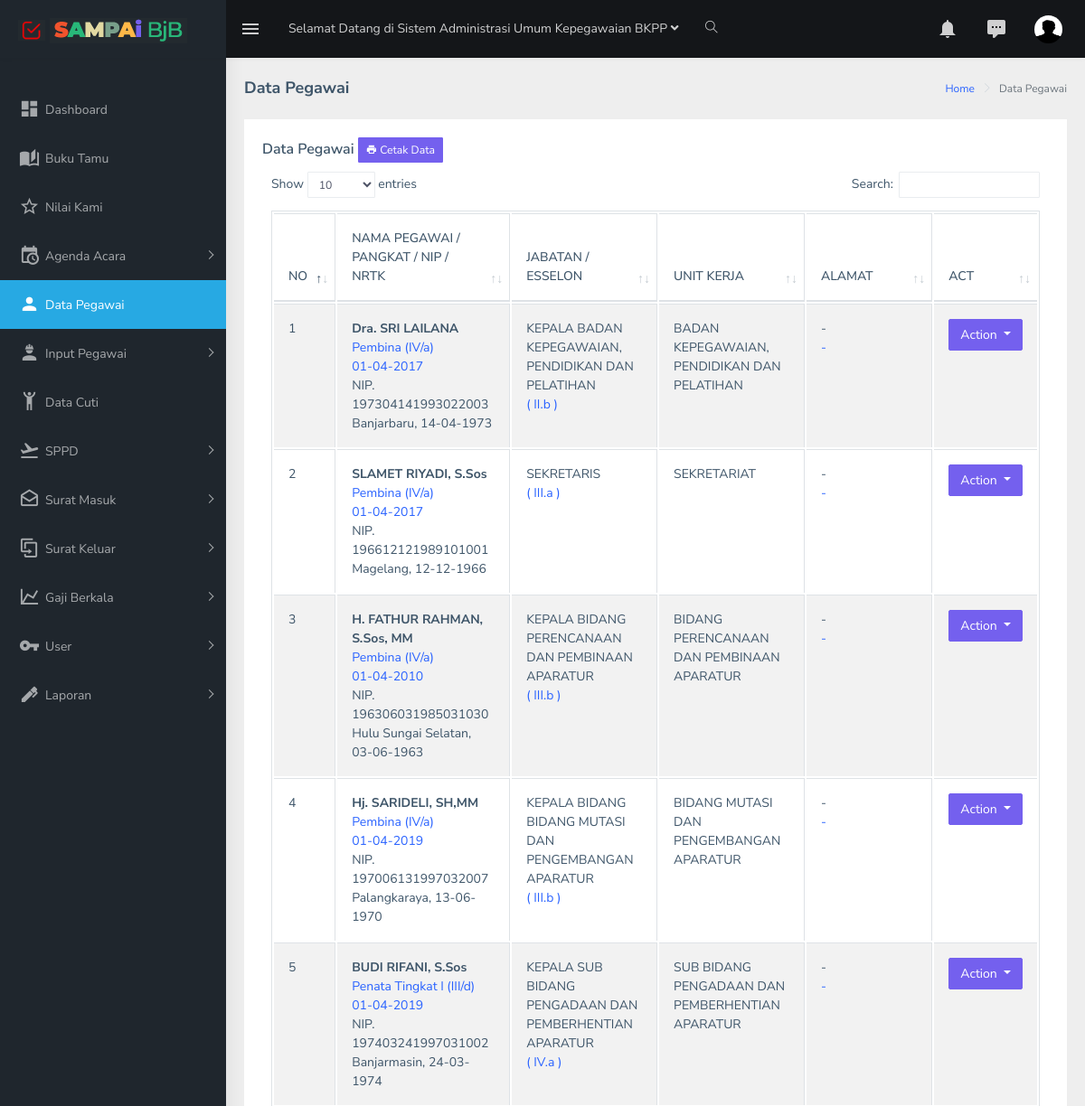
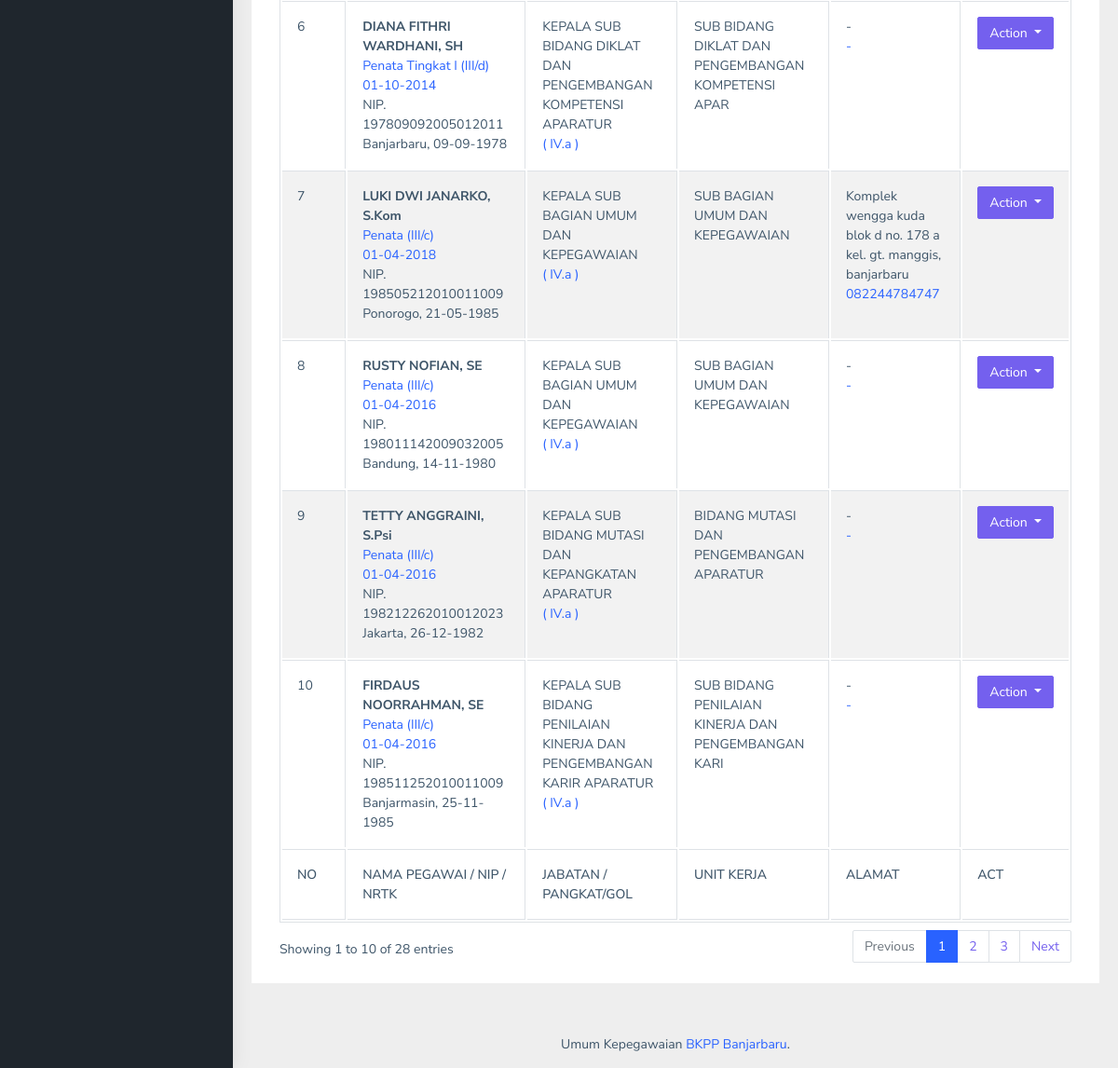
/data-pegawai.php (signed in), run on the app's committed database (2 pictures, top to bottom).
### tables this page shows
CREATE TABLE `users` (
  `id` int(10) NOT NULL auto_increment,
  `nama` varchar(30) NOT NULL,
  `pswd` varchar(1000) NOT NULL,
  `email` varchar(40) NOT NULL,
  `pertanyaan` varchar(1000) NOT NULL,
  `jawaban` varchar(1000) NOT NULL,
  `key_forgot` varchar(1000) NOT NULL,
  `lokasi_ad` varchar(200) NOT NULL,
  `kategori` varchar(20) NOT NULL,
  `id_skpd` varchar(15) NOT NULL,
  `tgl` varchar(30) NOT NULL,
  PRIMARY KEY  (`id`),
  UNIQUE KEY `email` (`email`)
);

CREATE TABLE `pegawai` (
  `id_pegawai` int(10) NOT NULL auto_increment,
  `gelar_dpn` varchar(20) NOT NULL,
  `nama` varchar(50) NOT NULL,
  `gelar_blk` varchar(20) NOT NULL,
  `nama_p` varchar(50) NOT NULL,
  `nip` varchar(30) NOT NULL,
  `tempat_lahir` varchar(100) NOT NULL,
  `tgl_lahir` varchar(12) NOT NULL,
  `golongan` varchar(27) NOT NULL,
  `tmt` varchar(12) NOT NULL,
  `id_jabatan` varchar(10) NOT NULL,
  `jabatan` varchar(100) NOT NULL,
  `eselon` varchar(20) NOT NULL,
  `unit_kerja` varchar(100) NOT NULL,
  `kelamin` varchar(15) NOT NULL,
  `gol_darah` varchar(3) NOT NULL,
  `no_telp` varchar(30) NOT NULL,
  `alamat` text NOT NULL,
  `admin` varchar(40) NOT NULL,
  `tgl` varchar(20) NOT NULL,
  `lokasi` varchar(250) NOT NULL,
  `id_atasan` varchar(40) NOT NULL,
  `level` varchar(2) NOT NULL,
  `status` varchar(2) NOT NULL,
  `nrtk` varchar(30) NOT NULL,
  PRIMARY KEY  (`id_pegawai`),
  UNIQUE KEY `nip` (`nip`)
);

CREATE TABLE `tb_golongan` (
  `id_gol` int(3) NOT NULL auto_increment,
  `golongan` varchar(40) NOT NULL,
  PRIMARY KEY  (`id_gol`)
);

### assets/include/session.php (called while the page is built, shortened)
<?php
include "koneksi.php";
if (isset($_SESSION['session_login_by_id']))
{
	$user_id = $_SESSION['session_login_by_id'];
	$sql_0 			= "select * from users where id='$user_id'";
	$sql 			= mysqli_query($conn, $sql_0);
	$data 			= mysqli_fetch_array($sql);
	$lokasi_pict 	= $data['lokasi_ad'];
}
else
{
	header("location:login.php");
	exit();
}
?>

### data-pegawai.php (the view, shortened to what this page needs)
<?PHP
include "assets/include/session.php";
include "assets/include/koneksi.php";
?><!DOCTYPE html>
<html dir="ltr" lang="en">
<head>
    <link href="assets/libs/flot/css/float-chart.css" rel="stylesheet">
	<link rel="stylesheet" type="text/css" href="assets/extra-libs/multicheck/multicheck.css">
    <link href="assets/libs/datatables.net-bs4/css/dataTables.bootstrap4.css" rel="stylesheet">
    <link href="dist/css/style.min.css" rel="stylesheet">
</head>
<body>
    <div id="main-wrapper">
       <?php include "pages/header.php";?>
       <?php include "pages/sidebar.php";?>
        <div class="page-wrapper">
             <div class="page-breadcrumb">
                <div class="row">
                    <div class="col-12 d-flex no-block align-items-center">
                        <h4 class="page-title">Data Pegawai</h4>
                        <div class="ml-auto text-right">
                            <nav aria-label="breadcrumb">
                                <ol class="breadcrumb">
                                    <li class="breadcrumb-item"><a href="#">Home</a></li>
                                    <li class="breadcrumb-item active" aria-current="page">Data Pegawai</li>
                                </ol>
                            </nav>
                        </div>
                    </div>
                </div>
            </div>
            <div class="container-fluid">
                  <div class="card">
                            <div class="card-body">
                                <h5 class="card-title">Data Pegawai <a href="cetak-data-pegawai.php"><button type="button" class="btn btn-primary btn-sm"><i class='mdi mdi-printer'></i> Cetak Data </button> </a></h5>
                                <div class="table-responsive">
                                    <table id="zero_config" class="table table-striped table-bordered">
                                        <thead>
                                            <tr>
                                                <th width="3%">NO</th>
                                                <th width="27%">NAMA PEGAWAI / PANGKAT  / NIP / NRTK</th>
                                                <th width="25%">JABATAN / ESSELON </th>
                                                <th width="25%">UNIT KERJA</th>
                                                <th width="20%">ALAMAT</th>
                                                <th width="10%">ACT</th>
                                            </tr>
                                        </thead>
                                        <tbody>
										<?
				 	$i 			= 1;
              	 	$jml_data1 	= "SELECT * FROM pegawai order by level,golongan,status ";
					$query		= mysqli_query($conn, $jml_data1);
        			while($data_kk11 = mysqli_fetch_array($query))
					{
					$gelar_dpn	= $data_kk11['gelar_dpn'];
					$nama		= $data_kk11['nama'];
					$gelar_blk	= $data_kk11['gelar_blk'];
					$tempat_lahir	= $data_kk11['tempat_lahir'];
					$tgl_lahir	= $data_kk11['tgl_lahir'];
					$id_gol		= $data_kk11['golongan'];
					$tmt		= $data_kk11['tmt'];
					$status_p	= $data_kk11['status'];
					$sql_00111	= "select * from tb_golongan where id_gol='$id_gol'";
					$sql_kk111 	= mysqli_query($conn, $sql_00111);
					$data_kk111	= mysqli_fetch_array($sql_kk111);
					$golongan	= $data_kk111['golongan'];
				?>
				 <tr>
                                                <td><?php echo $i ?></td>
                                               <td>
												<strong>
												 <?PHP
												  if ($gelar_blk =='')
												  {
												  $namalengkap	= $gelar_dpn;
												  $namalengkap	.= ' ';
												  $namalengkap	.= $nama;
												  }
												  else
												  {
												  $namalengkap	= $gelar_dpn;
												  $namalengkap	.= ' ';
												  $namalengkap	.= $nama;
												  $namalengkap	.= ', ';
												  $namalengkap	.= $gelar_blk;
												  }
												  ?>
												<?php echo $namalengkap;?>
												</strong>
												<?php
													if ($status_p==1)
													{
													?>
													<br>
					 								<a href='#'><?php echo $golongan; ?> <br> <?php echo $tmt; ?></a>
													<?
													}
													else
													{
													}
													?>
													<br>
													<?php
													if ($status_p==1)
													{
													$nanana = 'NIP.';
													$nipp = $data_kk11['nip'];
													}
													else
													{
													$nanana = 'NRPTT/NRTK.';
													$nipp = $data_kk11['nrtk'];
													}
													?>
													<?php echo $nanana ?> <?php echo $nipp ?>
													<br>
													<?php echo $tempat_lahir;?>, <?php echo $tgl_lahir;?>
												</td>
												<td> <?php echo $data_kk11['jabatan'] ?>
													<br>
					 								<a href='#'>( <?php echo $data_kk11['eselon'] ?> )</a>
												</td>
                                                <td><?php echo $data_kk11['unit_kerja'] ?>
													</td>
                                                <td><?php echo $data_kk11['alamat'] ?> <br> <a href='#'><?php echo $data_kk11['no_telp'] ?></a></td>
                                                <td>
												<div class="btn-group">
													<button type="button" class="btn btn-primary dropdown-toggle" data-toggle="dropdown" aria-haspopup="true" aria-expanded="false">Action </button>
												</div>
												</td>
                  </tr>
				 <?php
       			 $i++;
        			}
    			?>
                                        </tbody>
                                        <tfoot>
                                            <tr>
                                             <th width="3%">NO</th>
                                                <th width="27%">NAMA PEGAWAI / NIP / NRTK</th>
                                                <th width="25%">JABATAN / PANGKAT/GOL</th>
                                                <th width="25%">UNIT KERJA</th>
                                                <th width="20%">ALAMAT</th>
                                                <th width="10%">ACT</th>
                                            </tr>
                                        </tfoot>
                                    </table>
                                </div>
                            </div>
                        </div>
            </div>
            <?php include "pages/footer.php"; ?>
        </div>
    </div>
</body>
</html>

### pages/header.php (shortened to what this page needs)
<header class="topbar" data-navbarbg="skin5">
           <nav class="navbar top-navbar navbar-expand-md navbar-dark">
               <div class="navbar-header" data-logobg="skin5">
                   <a class="navbar-brand" href="html/ltr/index.html">
                       <b class="logo-icon p-l-10">
                           <img src="assets/images/logo-icon.png" alt="homepage" class="light-logo" />                        </b>
                       <span class="logo-text">
                            <img src="assets/images/logo-text.png" alt="homepage" class="light-logo" />                        </span>
                   </a>
                   </div>
               <div class="navbar-collapse collapse" id="navbarSupportedContent" data-navbarbg="skin5">
                   <ul class="navbar-nav float-left mr-auto">
                       <li class="nav-item d-none d-md-block"><a class="nav-link sidebartoggler waves-effect waves-light" href="javascript:void(0)" data-sidebartype="mini-sidebar"><i class="mdi mdi-menu font-24"></i></a></li>
                       <li class="nav-item dropdown">
                           <a class="nav-link dropdown-toggle" href="#" id="navbarDropdown" role="button" data-toggle="dropdown" aria-haspopup="true" aria-expanded="false">
                           <?php include "title-2.php";?>
                       </li>
                       <li class="nav-item search-box"> <a class="nav-link waves-effect waves-dark" href="javascript:void(0)"><i class="ti-search"></i></a>
                       </li>
                   </ul>
                   <ul class="navbar-nav float-right">
                       <li class="nav-item dropdown">
                           <a class="nav-link dropdown-toggle waves-effect waves-dark" href="" data-toggle="dropdown" aria-haspopup="true" aria-expanded="false"> <i class="mdi mdi-bell font-24"></i>                            </a>
                       </li>
                       <li class="nav-item dropdown">
                           <a class="nav-link dropdown-toggle waves-effect waves-dark" href="" id="2" data-toggle="dropdown" aria-haspopup="true" aria-expanded="false"> <i class="font-24 mdi mdi-comment-processing"></i>                            </a>
                       </li>
                       <li class="nav-item dropdown">
                           <a class="nav-link dropdown-toggle text-muted waves-effect waves-dark pro-pic" href="" data-toggle="dropdown" aria-haspopup="true" aria-expanded="false"><img src="assets/include/<?php echo $lokasi_pict; ?>" alt="user" class="rounded-circle" width="31" height="31"></a>
                       </li>
                   </ul>
               </div>
           </nav>
       </header>

### data on the page
users: lokasi_ad (picture)
pegawai: namalengkap "Dra. SRI LAILANA", tb_golongan.golongan "Pembina (IV/a)", tmt "01-04-2017", status "NIP.", nip "197304141993022003", tempat_lahir "Banjarbaru", tgl_lahir "14-04-1973", jabatan "KEPALA BADAN KEPEGAWAIAN, PENDIDIKAN DAN PELATIHAN", eselon "II.b", unit_kerja "BADAN KEPEGAWAIAN, PENDIDIKAN DAN PELATIHAN", alamat "-", no_telp "-"
pegawai: namalengkap "SLAMET RIYADI, S.Sos", tb_golongan.golongan "Pembina (IV/a)", tmt "01-04-2017", status "NIP.", nip "196612121989101001", tempat_lahir "Magelang", tgl_lahir "12-12-1966", jabatan "SEKRETARIS", eselon "III.a", unit_kerja "SEKRETARIAT", alamat "-", no_telp "-"
pegawai: namalengkap "H. FATHUR RAHMAN, S.Sos, MM", tb_golongan.golongan "Pembina (IV/a)", tmt "01-04-2010", status "NIP.", nip "196306031985031030", tempat_lahir "Hulu Sungai Selatan", tgl_lahir "03-06-1963", jabatan "KEPALA BIDANG PERENCANAAN DAN PEMBINAAN APARATUR", eselon "III.b", unit_kerja "BIDANG PERENCANAAN DAN PEMBINAAN APARATUR", alamat "-", no_telp "-"
pegawai: namalengkap "Hj. SARIDELI, SH,MM", tb_golongan.golongan "Pembina (IV/a)", tmt "01-04-2019", status "NIP.", nip "197006131997032007", tempat_lahir "Palangkaraya", tgl_lahir "13-06-1970", jabatan "KEPALA BIDANG BIDANG MUTASI DAN PENGEMBANGAN APARATUR", eselon "III.b", unit_kerja "BIDANG MUTASI DAN PENGEMBANGAN APARATUR", alamat "-", no_telp "-"
pegawai: namalengkap "BUDI RIFANI, S.Sos", tb_golongan.golongan "Penata Tingkat I (III/d)", tmt "01-04-2019", status "NIP.", nip "197403241997031002", tempat_lahir "Banjarmasin", tgl_lahir "24-03-1974", jabatan "KEPALA SUB BIDANG PENGADAAN DAN PEMBERHENTIAN APARATUR", eselon "IV.a", unit_kerja "SUB BIDANG PENGADAAN DAN PEMBERHENTIAN APARATUR", alamat "-", no_telp "-"
pegawai: namalengkap "DIANA FITHRI WARDHANI, SH", tb_golongan.golongan "Penata Tingkat I (III/d)", tmt "01-10-2014", status "NIP.", nip "197809092005012011", tempat_lahir "Banjarbaru", tgl_lahir "09-09-1978", jabatan "KEPALA SUB BIDANG DIKLAT DAN PENGEMBANGAN KOMPETENSI APARATUR", eselon "IV.a", unit_kerja "SUB BIDANG DIKLAT DAN PENGEMBANGAN KOMPETENSI APAR", alamat "-", no_telp "-"
pegawai: namalengkap "LUKI DWI JANARKO, S.Kom", tb_golongan.golongan "Penata (III/c)", tmt "01-04-2018", status "NIP.", nip "198505212010011009", tempat_lahir "Ponorogo", tgl_lahir "21-05-1985", jabatan "KEPALA SUB BAGIAN UMUM DAN KEPEGAWAIAN", eselon "IV.a", unit_kerja "SUB BAGIAN UMUM DAN KEPEGAWAIAN", alamat "Komplek wengga kuda blok d no. 178 a kel. gt. manggis, banjarbaru", no_telp "082244784747"
pegawai: namalengkap "RUSTY NOFIAN, SE", tb_golongan.golongan "Penata (III/c)", tmt "01-04-2016", status "NIP.", nip "198011142009032005", tempat_lahir "Bandung", tgl_lahir "14-11-1980", jabatan "KEPALA SUB BAGIAN UMUM DAN KEPEGAWAIAN", eselon "IV.a", unit_kerja "SUB BAGIAN UMUM DAN KEPEGAWAIAN", alamat "-", no_telp "-"
pegawai: namalengkap "TETTY ANGGRAINI, S.Psi", tb_golongan.golongan "Penata (III/c)", tmt "01-04-2016", status "NIP.", nip "198212262010012023", tempat_lahir "Jakarta", tgl_lahir "26-12-1982", jabatan "KEPALA SUB BIDANG MUTASI DAN KEPANGKATAN APARATUR", eselon "IV.a", unit_kerja "BIDANG MUTASI DAN PENGEMBANGAN APARATUR", alamat "-", no_telp "-"
pegawai: namalengkap "FIRDAUS NOORRAHMAN, SE", tb_golongan.golongan "Penata (III/c)", tmt "01-04-2016", status "NIP.", nip "198511252010011009", tempat_lahir "Banjarmasin", tgl_lahir "25-11-1985", jabatan "KEPALA SUB BIDANG PENILAIAN KINERJA DAN PENGEMBANGAN KARIR APARATUR", eselon "IV.a", unit_kerja "SUB BIDANG PENILAIAN KINERJA DAN PENGEMBANGAN KARI", alamat "-", no_telp "-"
